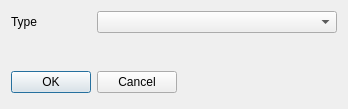
<?xml version="1.0" encoding="UTF-8"?>
<ui version="4.0">
 <class>eJournal</class>
 <widget class="QDialog" name="eJournal">
  <property name="geometry">
   <rect>
    <x>0</x>
    <y>0</y>
    <width>348</width>
    <height>109</height>
   </rect>
  </property>
  <property name="windowTitle">
   <string>Journal</string>
  </property>
  <layout class="QGridLayout">
   <item row="3" column="0" colspan="4">
    <layout class="QHBoxLayout"/>
   </item>
   <item row="1" column="1" colspan="3">
    <widget class="QComboBox" name="eType"/>
   </item>
   <item row="1" column="0">
    <widget class="QLabel" name="textLabel2">
     <property name="maximumSize">
      <size>
       <width>100</width>
       <height>32767</height>
      </size>
     </property>
     <property name="text">
      <string>Type</string>
     </property>
     <property name="wordWrap">
      <bool>false</bool>
     </property>
    </widget>
   </item>
   <item row="4" column="0">
    <spacer name="spacer4">
     <property name="orientation">
      <enum>Qt::Vertical</enum>
     </property>
     <property name="sizeType">
      <enum>QSizePolicy::Expanding</enum>
     </property>
     <property name="sizeHint" stdset="0">
      <size>
       <width>31</width>
       <height>16</height>
      </size>
     </property>
    </spacer>
   </item>
   <item row="5" column="0" colspan="2">
    <layout class="QHBoxLayout">
     <item>
      <widget class="QPushButton" name="bOK">
       <property name="text">
        <string>OK</string>
       </property>
       <property name="default">
        <bool>true</bool>
       </property>
      </widget>
     </item>
     <item>
      <widget class="QPushButton" name="bCancel">
       <property name="text">
        <string>Cancel</string>
       </property>
      </widget>
     </item>
    </layout>
   </item>
   <item row="5" column="2" colspan="2">
    <spacer name="spacer2">
     <property name="orientation">
      <enum>Qt::Horizontal</enum>
     </property>
     <property name="sizeType">
      <enum>QSizePolicy::Expanding</enum>
     </property>
     <property name="sizeHint" stdset="0">
      <size>
       <width>91</width>
       <height>31</height>
      </size>
     </property>
    </spacer>
   </item>
  </layout>
 </widget>
 <layoutdefault spacing="6" margin="11"/>
 <pixmapfunction>qPixmapFromMimeSource</pixmapfunction>
 <includes>
  <include location="local">ananas.h</include>
  <include location="local">wjournal.h</include>
 </includes>
 <resources/>
 <connections>
  <connection>
   <sender>bOK</sender>
   <signal>clicked()</signal>
   <receiver>eJournal</receiver>
   <slot>accept()</slot>
   <hints>
    <hint type="sourcelabel">
     <x>20</x>
     <y>20</y>
    </hint>
    <hint type="destinationlabel">
     <x>20</x>
     <y>20</y>
    </hint>
   </hints>
  </connection>
  <connection>
   <sender>bCancel</sender>
   <signal>clicked()</signal>
   <receiver>eJournal</receiver>
   <slot>reject()</slot>
   <hints>
    <hint type="sourcelabel">
     <x>20</x>
     <y>20</y>
    </hint>
    <hint type="destinationlabel">
     <x>20</x>
     <y>20</y>
    </hint>
   </hints>
  </connection>
 </connections>
</ui>
